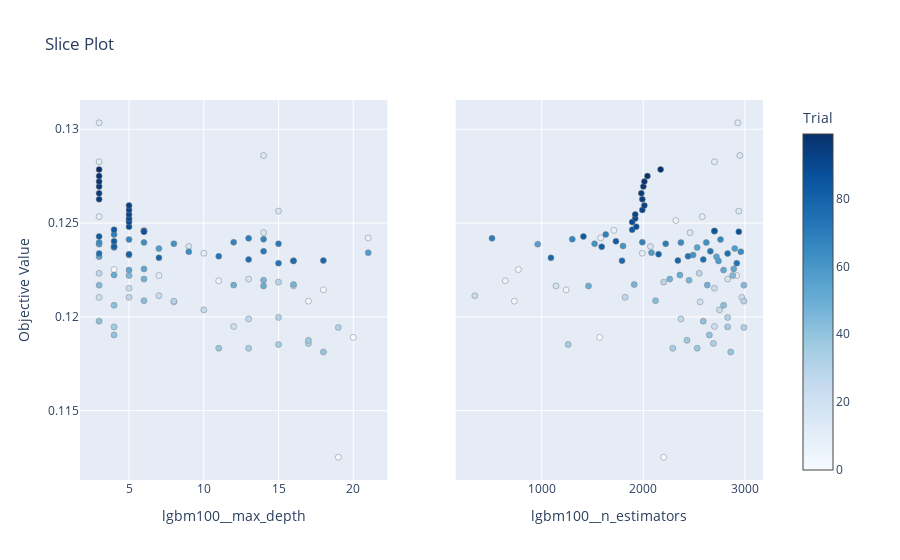

The notebook cell saved with this chart:
### Code cell
optuna.visualization.plot_slice(study_lgbm100)
